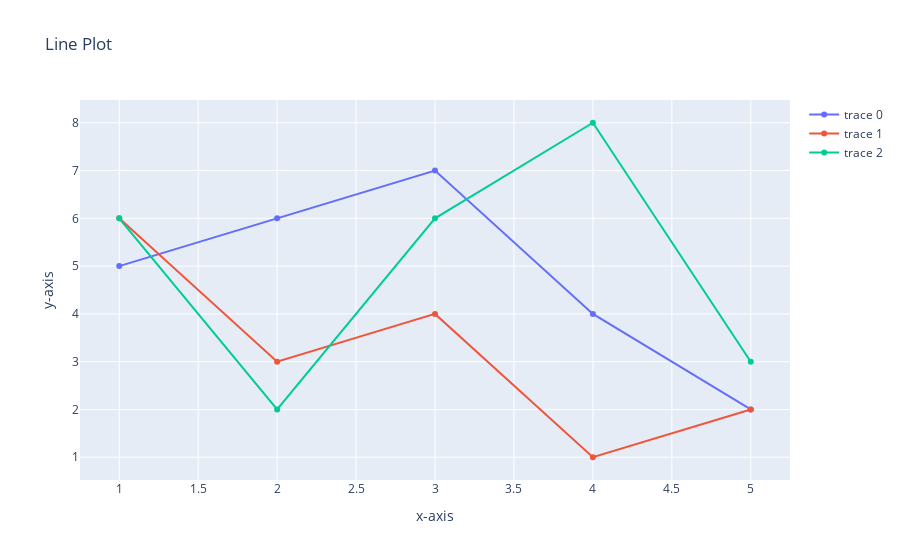

The cell this chart's notebook holds for it:
### Code cell
x1,y1 = [1,2,3,4,5],[5,6,7,4,2]
x2,y2 = [1,2,3,4,5],[6,3,4,1,2]
x3,y3 = [1,2,3,4,5],[6,2,6,8,3]

fig = go.Figure()

fig.add_trace(go.Scatter(x=x1,y=y1))
fig.add_trace(go.Scatter(x=x2,y=y2))
fig.add_trace(go.Scatter(x=x3,y=y3))

fig.update_layout(title="Line Plot",xaxis_title="x-axis",yaxis_title="y-axis")

fig.show()

### Figure 1 — Plotly figure (JSON) as saved in the notebook; plotly's stock layout.template omitted (floating-point values rounded to 4 significant figures)
{"data": [{"type": "scatter", "x": [1, 2, 3, 4, 5], "y": [5, 6, 7, 4, 2]}, {"type": "scatter", "x": [1, 2, 3, 4, 5], "y": [6, 3, 4, 1, 2]}, {"type": "scatter", "x": [1, 2, 3, 4, 5], "y": [6, 2, 6, 8, 3]}], "layout": {"title": {"text": "Line Plot"}, "xaxis": {"title": {"text": "x-axis"}}, "yaxis": {"title": {"text": "y-axis"}}}}
